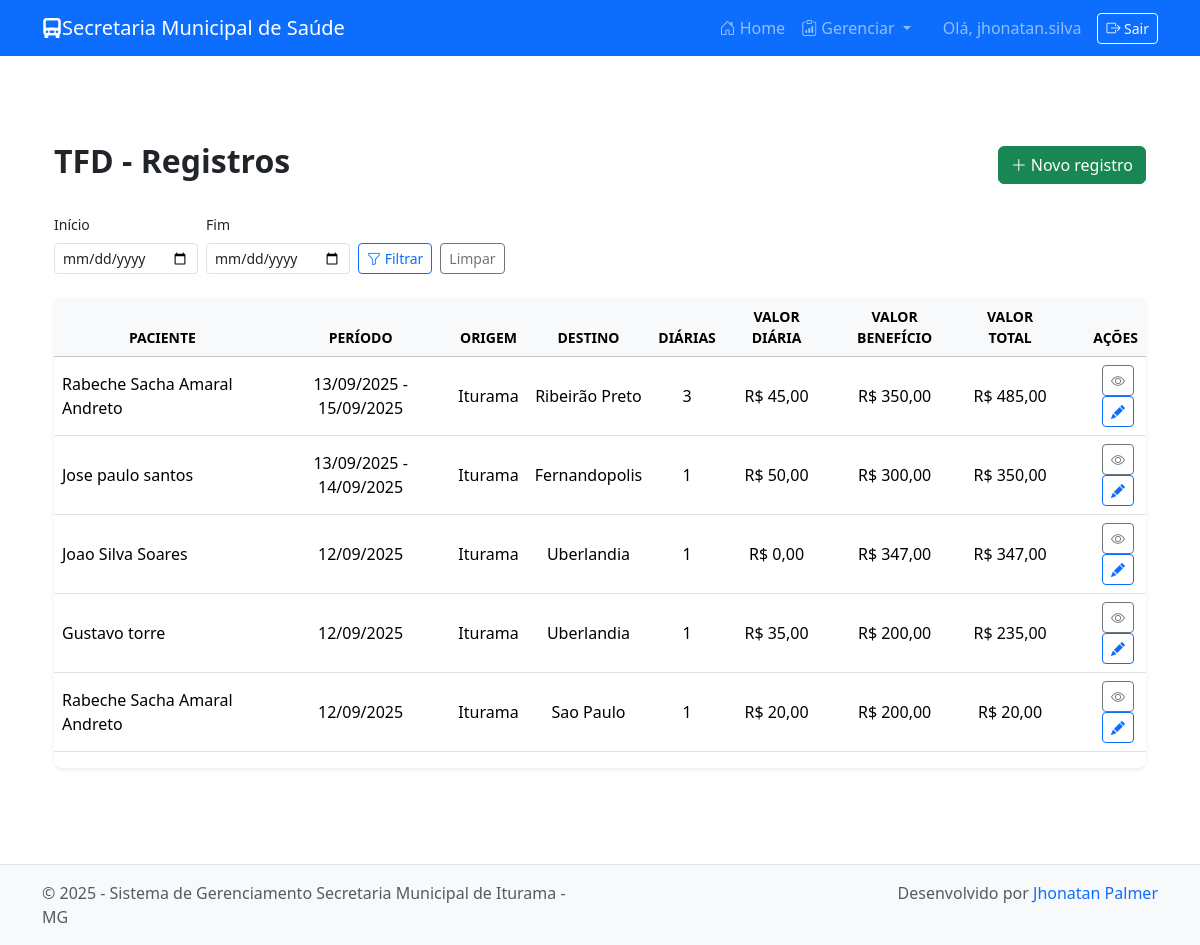
The page /tfd/ (signed in) on the database as committed earlier.
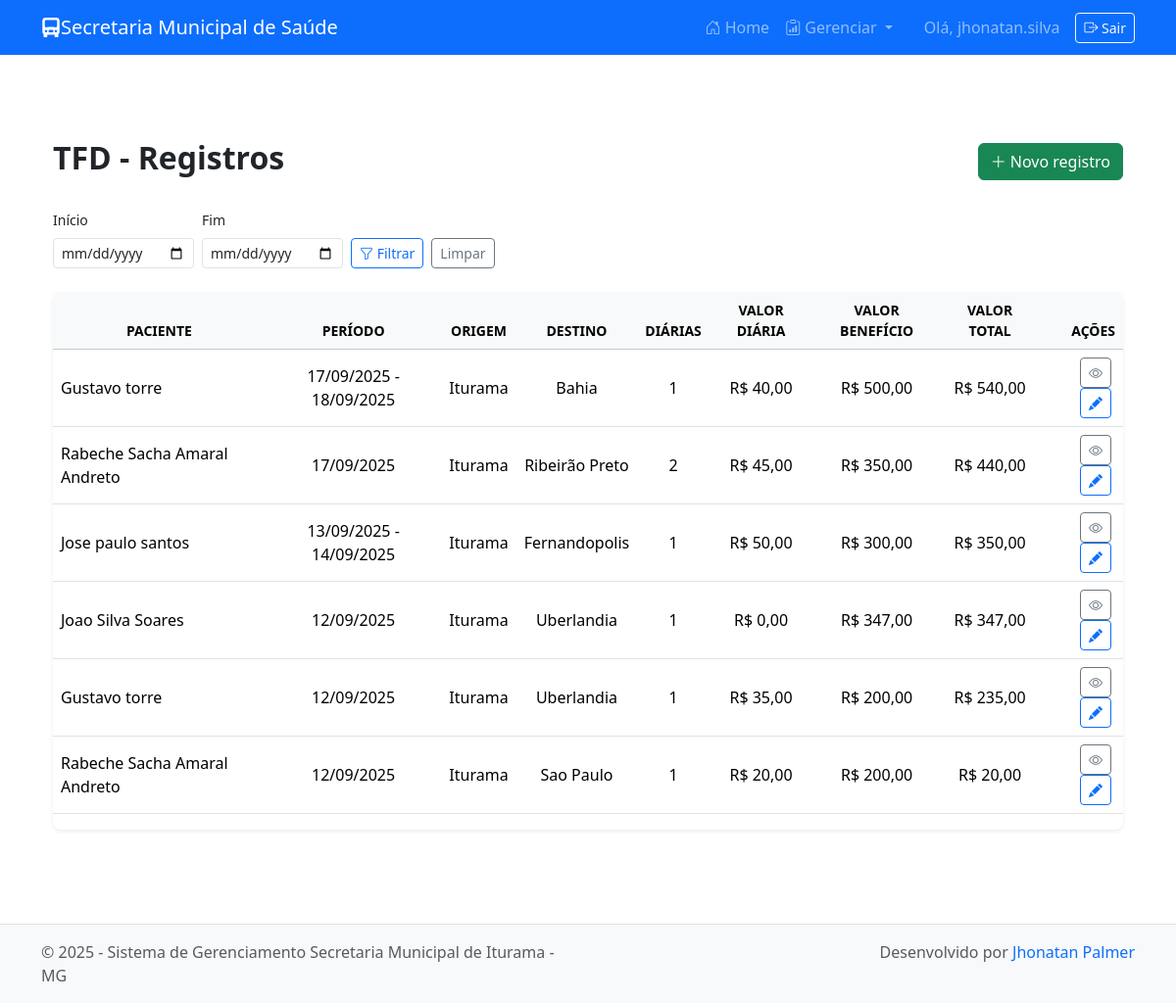
The same page on the database as committed later.
### tfd/models.py (models this page shows, shortened)
class TFD(models.Model):
	paciente = models.ForeignKey(
		'pacientes.Paciente', on_delete=models.SET_NULL, null=True, blank=True,
		help_text='Opcional: vincular a um paciente já cadastrado')
	paciente_nome = models.CharField('Nome do paciente', max_length=150)
	paciente_cpf = models.CharField('CPF', max_length=14, blank=True, null=True)
	paciente_cns = models.CharField('CNS', max_length=20, blank=True, null=True)
	paciente_endereco = models.TextField('Endereço', max_length=300, blank=True)
	paciente_telefone = models.CharField('Telefone', max_length=30, blank=True)
	cidade_origem = models.CharField('Cidade de origem', max_length=100, default='Iturama', editable=False)
	cidade_destino = models.CharField('Cidade de destino', max_length=150, blank=True)
	data_inicio = models.DateField('Data início', null=True, blank=True)
	data_fim = models.DateField('Data fim', null=True, blank=True)
	numero_diarias = models.PositiveIntegerField('Número de diárias', default=1)
	valor_diaria = models.DecimalField('Valor da diária', max_digits=10, decimal_places=2)
	valor_beneficio = models.DecimalField('Valor do benefício', max_digits=12, decimal_places=2, default=0)
	valor_total = models.DecimalField('Valor total', max_digits=12, decimal_places=2)
	observacoes = models.TextField('Observações', blank=True)
	criado_em = models.DateTimeField(auto_now_add=True)
	atualizado_em = models.DateTimeField(auto_now=True)
	class Meta:
		verbose_name = 'TFD'
		verbose_name_plural = 'TFD'
		ordering = ['-data_inicio', '-criado_em']

### pacientes/models.py (models this page shows, shortened)
class Paciente(models.Model):
    nome = models.CharField(max_length=150)
    cpf = models.CharField(max_length=11, blank=True, null=True, unique=True, validators=[validate_cpf])
    cns = models.CharField(max_length=15, blank=True, null=True)
    data_nascimento = models.DateField()
    endereco = models.TextField(max_length=30)
    telefone = models.CharField(max_length=20, blank=True)

### tfd/views.py (the view)
# urls.py: path('', views.TFDListView.as_view(), name='tfd-list'),
class TFDListView(LoginRequiredMixin, ListView):
    login_url = '/accounts/login/'
    model = TFD
    template_name = 'tfd/tfd_list.html'
    context_object_name = 'tfds'

### tfd/templatetags/currency_filters.py (called while the page is built)
@register.filter
def br_currency(value):
    try:
        v = float(value)
    except Exception:
        return value
    s = f"{v:,.2f}"
    s = s.replace(',', 'X').replace('.', ',').replace('X', '.')
    return f"R$ {s}"

### tfd/templates/tfd/tfd_list.html (shortened to what this page needs)
{% extends 'base.html' %}
{% load currency_filters %}
{% block content %}
<div class="container py-5">
    <div class="d-flex justify-content-between align-items-center mb-4">
        <h2 class="fw-bold">TFD - Registros</h2>
        {% if user.is_authenticated %}
            <a href="{% url 'tfd-create' %}" class="btn btn-success">
                <i class="bi bi-plus-lg"></i> Novo registro
            </a>
        {% endif %}
    </div>
    <form method="get" class="row g-2 mb-4 align-items-end">
        <div class="col-auto">
            <label class="form-label small">Início</label>
            <input type="date" name="start_date" value="{{ filter_start }}" class="form-control form-control-sm">
        </div>
        <div class="col-auto">
            <label class="form-label small">Fim</label>
            <input type="date" name="end_date" value="{{ filter_end }}" class="form-control form-control-sm">
        </div>
        <div class="col-auto d-flex align-items-end">
            <button type="submit" class="btn btn-outline-primary btn-sm me-2">
                <i class="bi bi-funnel"></i> Filtrar
            </button>
            <a href="{% url 'tfd-list' %}" class="btn btn-outline-secondary btn-sm">Limpar</a>
        </div>
    </form>
    {% if tfds %}
    <div class="table-responsive shadow-sm rounded-3 overflow-hidden">
        <table class="table table-hover align-middle">
            <thead class="table-light">
                <tr class="text-center text-uppercase small">
                    <th>Paciente</th>
                    <th>Período</th>
                    <th>Origem</th>
                    <th>Destino</th>
                    <th>Diárias</th>
                    <th>Valor diária</th>
                    <th>Valor Benefício</th>
                    <th>Valor Total</th>
                    <th class="text-end">Ações</th>
                </tr>
            </thead>
            <tbody>
                {% for t in tfds %}
                <tr class="text-center">
                    <td class="text-start">{% if t.paciente %}{{ t.paciente.nome }}{% else %}{{ t.paciente_nome }}{% endif %}</td>
                    <td>
                        {% if t.data_inicio %}{{ t.data_inicio|date:"d/m/Y" }}{% endif %}
                        {% if t.data_fim and t.data_fim != t.data_inicio %} - {{ t.data_fim|date:"d/m/Y" }}{% endif %}
                    </td>
                    <td>{{ t.cidade_origem }}</td>
                    <td>{{ t.cidade_destino }}</td>
                    <td>{{ t.numero_diarias }}</td>
                    <td>{{ t.valor_diaria|br_currency }}</td>
                    <td>{{ t.valor_beneficio|br_currency }}</td>
                    <td>{{ t.valor_total|br_currency }}</td>
                    <td class="text-end">
                        {% if user.is_authenticated %}
                            <a href="{% url 'tfd-detail' t.pk %}" class="btn btn-sm btn-outline-secondary me-1" title="Ver detalhes">
                                <i class="bi bi-eye"></i>
                            </a>
                            <a href="{% url 'tfd-update' t.pk %}" class="btn btn-sm btn-outline-primary me-1" title="Editar registro">
                                <i class="bi bi-pencil-fill"></i>
                            </a>
                        {% else %}
                            <span class="text-muted small">Login necessário</span>
                        {% endif %}
                    </td>
                </tr>
                {% endfor %}
            </tbody>
        </table>
    </div>
    {% else %}
    <div class="alert alert-info shadow-sm">Nenhum registro encontrado.</div>
    {% endif %}
</div>
{% endblock %}

### secretaria_it/templates/base.html (shortened to what this page needs)
<!DOCTYPE html>
<html lang="pt-br">
<head>
    <link href="https://cdn.jsdelivr.net/npm/bootstrap@5.3.2/dist/css/bootstrap.min.css" rel="stylesheet" />
    <link href="https://cdn.jsdelivr.net/npm/bootstrap-icons@1.10.5/font/bootstrap-icons.css" rel="stylesheet" />
</head>
<body>
    <nav class="navbar navbar-expand-lg navbar-dark bg-primary fixed-top">
        <div class="container">
            <a class="navbar-brand" href="{% url 'dashboard' %}">
                <i class="bi bi-truck-front-fill"></i>Secretaria Municipal de Saúde
            </a>
            <div class="collapse navbar-collapse" id="navbarNav">
                <ul class="navbar-nav ms-auto">
                    <li class="nav-item">
                        <a class="nav-link" href="{% url 'dashboard' %}">
                            <i class="bi bi-house-door"></i> Home
                        </a>
                    </li>
                    {% if user.is_authenticated %}
                    <li class="nav-item dropdown">
                        <a class="nav-link dropdown-toggle" href="#" id="navDropdown" role="button" data-bs-toggle="dropdown" aria-expanded="false">
                            <i class="bi bi-clipboard-data"></i> Gerenciar
                        </a>
                    </li>
                    <li class="nav-item d-flex align-items-center ms-3">
                        <span class="nav-link mb-0">Olá, {{ user.get_full_name|default:user.username }}</span>
                        <form method="post" action="{% url 'logout' %}" class="d-inline ms-2 mb-0">
                            <button type="submit" class="btn btn-outline-light btn-sm">
                                <i class="bi bi-box-arrow-right"></i> Sair
                            </button>
                        </form>
                    </li>
                    {% else %}
                    <li class="nav-item">
                        <a class="nav-link" href="{% url 'login' %}"><i class="bi bi-box-arrow-in-right"></i> Login</a>
                    </li>
                    {% endif %}
                </ul>
            </div>
        </div>
    </nav>
    <main class="container mt-4">
        {% block content %}{% endblock %}
    </main>
    <footer>
        <div class="container">
            <div class="row text-muted">
                <div class="col-md-6 text-md-start mb-2 mb-md-0">
                    &copy; {{ year|default:"2025" }} - Sistema de Gerenciamento Secretaria Municipal de Iturama - MG
                </div>
                <div class="col-md-6 text-md-end">
                    Desenvolvido por <a href="https://www.instagram.com/jhonatan.babu/" target="_blank" class="text-decoration-none">Jhonatan Palmer</a>
                </div>
            </div>
        </div>
    </footer>
</body>
</html>

### secretaria_it/templates/base.html (style rules this page uses)
body { padding-top: 70px; }
footer { background-color: #f8f9fa; padding: 1rem 0; text-align: center; margin-top: 3rem; border-top: 1px solid #dee2e6; }

Rows that differ between the two databases and show on the page:
added TFD: paciente.nome "Gustavo torre", data_inicio "17/09/2025", data_fim "18/09/2025", cidade_origem "Iturama", cidade_destino "Bahia", numero_diarias "1", valor_diaria|br_currency "R$ 40,00", valor_beneficio|br_currency "R$ 500,00", valor_total|br_currency "R$ 540,00"
changed TFD "Ribeirão Preto": data_inicio "13/09/2025" → "17/09/2025"; numero_diarias "3" → "2"; valor_total|br_currency "R$ 485,00" → "R$ 440,00"; data_fim "15/09/2025" → (not shown)
